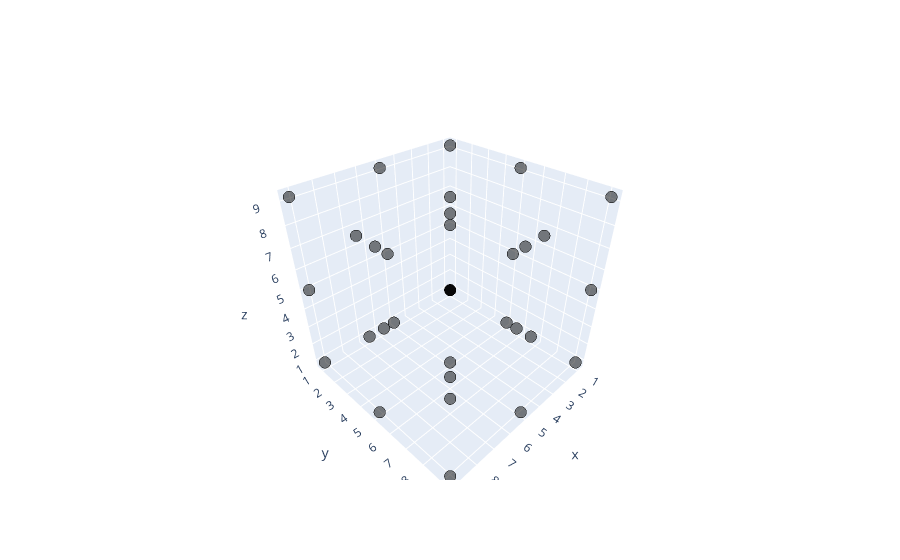

Notebook code cell kept with this figure:
### Code cell
step = 0
latt_x = positions[step][:,0]
latt_y = positions[step][:,1]
latt_z = positions[step][:,2]
trace = go.Scatter3d(x = latt_x, y = latt_y, z=latt_z, mode = 'markers',
                    marker = dict(size = 4, color = 'rgba(0, 0, 0, .5)',
                    line = dict(width = 2, color = 'rgb(0, 0, 0)')),
)
iplot([trace], show_link=False)

### Figure 1 — Plotly figure (JSON) as saved in the notebook; plotly's stock layout.template omitted (floating-point values rounded to 4 significant figures)
{"data": [{"marker": {"color": "rgba(0, 0, 0, .5)", "line": {"color": "rgb(0, 0, 0)", "width": 2}, "size": 4}, "mode": "markers", "type": "scatter3d", "x": [0.8333, 0.8333, 0.8333, 0.8333, 0.8333, 0.8333, 0.8333, 0.8333, 0.8333, 2.917, 2.917, 2.917, 2.917, 5, 5, 5, 5, 5, 5, 5, 5, 5, 7.083, 7.083, 7.083, 7.083, 9.167, 9.167, 9.167, 9.167, 9.167, 9.167, 9.167, 9.167, 9.167], "y": [0.8333, 0.8333, 0.8333, 5, 5, 5, 9.167, 9.167, 9.167, 2.917, 2.917, 7.083, 7.083, 0.8333, 0.8333, 0.8333, 5, 5, 5, 9.167, 9.167, 9.167, 2.917, 2.917, 7.083, 7.083, 0.8333, 0.8333, 0.8333, 5, 5, 5, 9.167, 9.167, 9.167], "z": [0.8333, 5, 9.167, 0.8333, 5, 9.167, 0.8333, 5, 9.167, 2.917, 7.083, 2.917, 7.083, 0.8333, 5, 9.167, 0.8333, 5, 9.167, 0.8333, 5, 9.167, 2.917, 7.083, 2.917, 7.083, 0.8333, 5, 9.167, 0.8333, 5, 9.167, 0.8333, 5, 9.167]}], "layout": {}}
